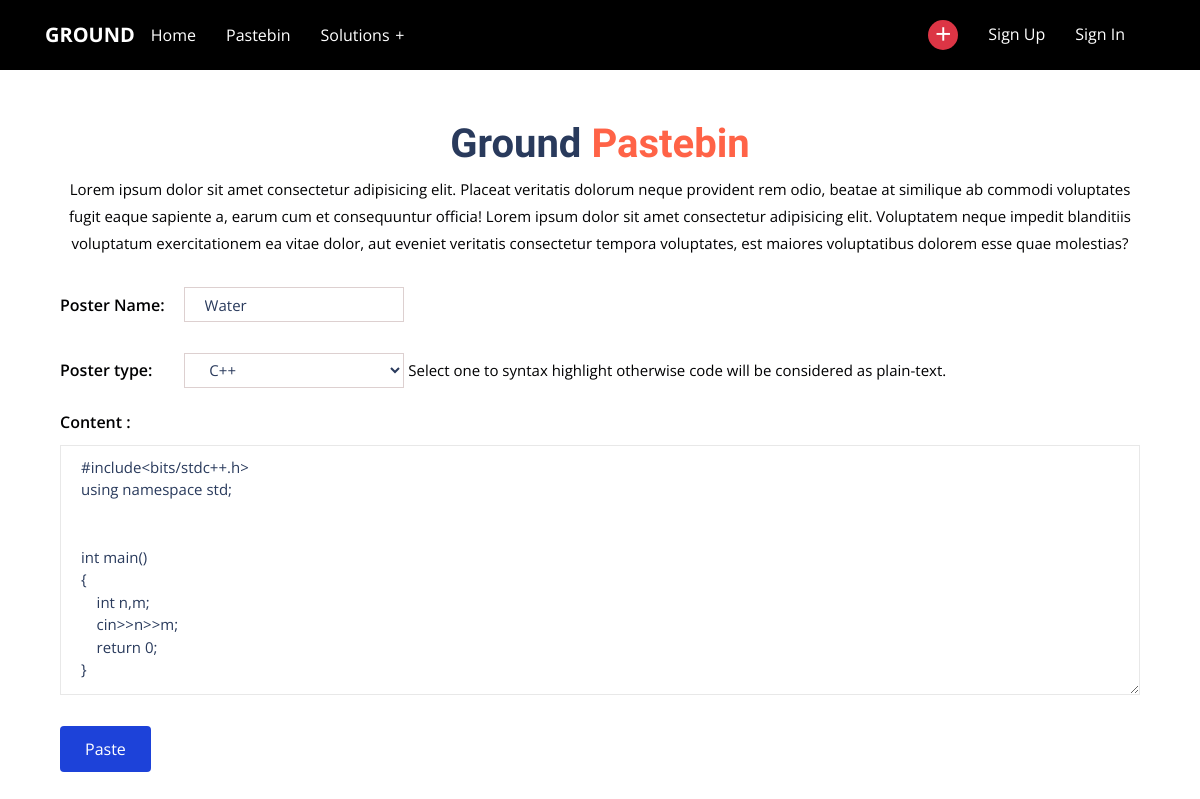
/pastebin/bin/update/1/, run on the app's committed database.
### pastebin/models.py (models this page shows)
class Pastebindb(models.Model):
    poster_name = models.CharField(max_length=300,blank=False)
    poster = models.TextField()
    poster_type = models.CharField(max_length=10)
    poster_url = models.CharField(max_length=10,blank=False)
    timestamp = models.DateTimeField(auto_now_add=True,auto_now=False)
    user = models.ForeignKey(User,on_delete=models.CASCADE)

### pastebin/views.py (the view)
# urls.py: path('bin/update/<int:up_id>/',views.update_post,name='update_url'),
def update_post(request,up_id):
    if request.method == 'POST':
        user_data = Pastebindb.objects.get(pk=up_id)
        fm = pasteFm(request.POST,instance=user_data)
        if fm.is_valid():
            fm.save()
            user_data = fm.save()
            user_data.save()
            data={'db_row':user_data,'msg':'Code Updated',}
            return render(request,'pastebin/show.html',data)
    else :
        user_data = Pastebindb.objects.get(pk=up_id)
        fm = pasteFm(instance=user_data)
        data = {'form':fm}
    return render(request,'pastebin/bin.html',data)

### pastebin/forms.py
class pasteFm(forms.ModelForm):
    poster_type = forms.ChoiceField(
        choices=poster_type_choice,
        help_text=" Select one to syntax highlight otherwise code will be considered as plain-text.",
    )
    class Meta:
        model = Pastebindb
        fields = ['poster_name','poster_type','poster']
        labels = {
            'poster_name':'Poster Name',
            'poster_type':'Syntax ',
            'poster':'Content ',
        }
        widgets = {
            'poster_name':forms.TextInput(
                attrs={'class':'form-group poster-name'}
            ),
            'poster':forms.Textarea(
                attrs={'class':'form-control','rows':'15','cols':'150'}
            ),
        }

### pastebin/templates/pastebin/bin.html (shortened to what this page needs)
{% extends 'home/base.html' %}
{% load static %}
{% block content %}
<div class="pastbin-area ptb-50">
    <div class="container">
        <div class="row">
            <div class="col-lg-12 col-md-12 col-12">
                <h1 class="text-center">Ground <span style="color: tomato;">Pastebin</span></h1>
                <p class="text-center">Lorem ipsum dolor sit amet consectetur adipisicing elit.
                    Placeat veritatis dolorum neque provident rem odio,
                    beatae at similique ab commodi voluptates fugit eaque sapiente a,
                    earum cum et consequuntur officia! Lorem ipsum dolor sit amet consectetur adipisicing elit.
                    Voluptatem neque impedit blanditiis voluptatum exercitationem ea vitae dolor,
                    aut eveniet veritatis consectetur tempora voluptates, est maiores voluptatibus dolorem esse quae
                    molestias?
                </p>
                <div class="single-pastbin">
                    <form action="" method="POST"> {% csrf_token %}
                        {{form.as_p}}
                        <button type="submit" class="box-btn mt-3">Paste</button>
                    </form>
                </div>
            </div>
        </div>
    </div>
</div>
{% endblock content %}

### home/static/basic/css/style.css (style rules this page uses)
body { padding: 0; margin: 0; font-size: 14px; line-height: 1.8; font-family: "Open Sans", sans-serif; color: #010102; }
button { outline: 0 !important; -webkit-box-shadow: none; box-shadow: none; border: none; }
.h1, .h2, .h3, .h4, .h5, .h6, h1, h2, h3, h4, h5, h6 { color: #293a5c; font-family: "Catamaran", sans-serif; font-weight: 700; }
p { font-size: 15px; margin-bottom: 15px; }
.form-control { height: 50px; color: #293a5c; border: 1px solid #e8e8e8; background-color: transparent; border-radius: 0; padding: 0; font-size: 15px; padding: 10px 20px; width: 100%; }
.form-control::placeholder { color: #495057; font-size: 13px; }
textarea.form-control { height: auto; height: 250px; }
.ptb-50 { padding: 50px 0; }
.box-btn { font-size: 16px; color: #ffffff; padding: 15px 25px; line-height: 1; -webkit-transition: all 0.5s; transition: all 0.5s; text-transform: capitalize; position: relative; cursor: pointer; border-radius: 4px; text-align: center; overflow: hidden; z-index: 1; background-color: #1d42d9; }
.box-btn::before { content: ""; position: absolute; top: 0; left: 100%; width: 100%; height: 50%; background-color: #051242; z-index: -1; -webkit-transition: all 0.5s; transition: all 0.5s; }
.box-btn::after { content: ""; position: absolute; bottom: 0; right: 100%; width: 100%; height: 50%; background-color: #051242; z-index: -1; -webkit-transition: all 0.5s; transition: all 0.5s; }
.pastbin-area { position: relative; }
.pastbin-area .single-pastbin { margin-top: 30px; }
.pastbin-area .poster-name { width: 220px; height: 35px; margin-left: 15px; color: #293a5c; border: 1px solid #ddd0d0; background-color: transparent; border-radius: 0; padding: 0 20px; font-size: 15px; }
.pastbin-area select#id_poster_type { height: 35px; width: 220px; margin-left: 28px; color: #293a5c; border: 1px solid #ddd0d0; background-color: transparent; border-radius: 0; padding: 0 20px; }
.pastbin-area label { font-size: 16px; font-weight: 600; }

### data on the page
Pastebindb: poster_name "Water", poster_type "C++", poster "#include<bits/stdc++.h> using namespace std; int main() { int n,m; cin>>n>>m; return 0; }"
